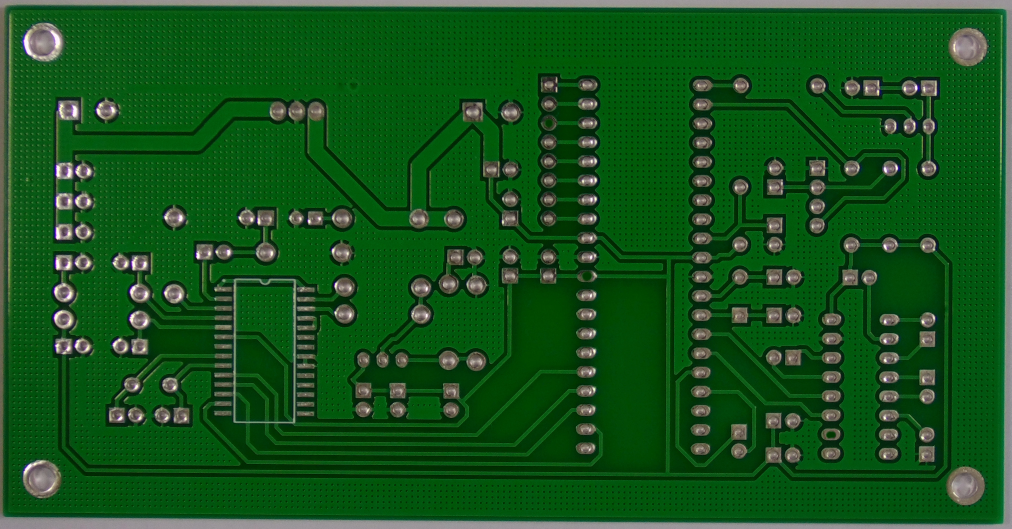
#> input picture dataset/defective/01_missing_hole_01.jpg, 3034 x 1586 px (shown at 1/3 size)
$ python -i enhanced_pcb_inspection.py   (imports and definitions only)   (older library calls are emulated)
#> lines starting #> are read from the running program, lines starting #| are printed output that depends on the picture; after the words box and inside, x2 and y2 are one past the last pixel; in counts of white or black regions, pixels touching at a corner belong together
#> further down, picture is the input picture: shape (1586, 3034, 3); mean B, G, R 27.3, 83.6, 20.8
"""
Enhanced Industrial PCB AOI System with Real-Time Camera Integration
Author: AI Assistant
Description: Industry-grade PCB inspection system with real-time camera capture
"""

import cv2
import numpy as np
import os
import glob
import json
from pathlib import Path
from typing import List, Dict, Tuple, Any, Optional
import matplotlib
# [1 line not run here, left out]
import matplotlib.pyplot as plt
from scipy import ndimage, signal
from skimage import feature, measure, morphology, segmentation, filters
from sklearn.cluster import DBSCAN, KMeans
from sklearn.ensemble import IsolationForest
import logging
import time
from datetime import datetime
import threading
import queue
from collections import deque
import pickle
import gc


# Configure logging
# [1 line not run here, left out]
logger = logging.getLogger(__name__)

class IndustrialPCBInspector:
    """
    Enhanced Industrial-Grade PCB Inspection System with Real-Time Capabilities
    """

    def __init__(self, dataset_path: str = "dataset", test_path: str = "test_images",
                 defective_storage: str = "defective_storage"):
        """
        Initialize Industrial PCB Inspector with support for both raw and marked datasets

        Args:
            dataset_path: Path to dataset directory
            test_path: Path to test images directory
            defective_storage: Path to store defective PCB images
        """
#> called with dataset_path = 'dataset', test_path = 'test_images', defective_storage = 'defective_storage'
        self.dataset_path = Path(dataset_path)
        self.raw_dataset_path = self.dataset_path / "raw"
        self.marked_dataset_path = self.dataset_path / "marked"
        self.test_path = Path(test_path)

        # Set up paths for good and defective images
        self.good_path = self.dataset_path / "good"
        self.defective_path = self.dataset_path / "defective"

        # Create required directories
        self.raw_good_path = self.raw_dataset_path / "good"
        self.raw_defective_path = self.raw_dataset_path / "defective"
        self.marked_images_path = self.marked_dataset_path / "images"
        self.marked_annotations_path = self.marked_dataset_path / "annotations"
        self.defective_storage = Path(defective_storage)

        # Create directories if they don't exist
        for path in [self.good_path, self.defective_path,
                    self.raw_good_path, self.raw_defective_path,
                    self.marked_images_path, self.marked_annotations_path,
                    self.defective_storage]:
            path.mkdir(parents=True, exist_ok=True)

        # Load marked dataset annotations if available
        self.marked_annotations = self._load_marked_annotations()

        # Enhanced templates and baselines
        self.reference_templates = []
        self.defect_patterns = []
        self.baseline_features = {}
        self.anomaly_detector = None
        self.component_templates = []

        # Enhanced detection parameters for industry-grade accuracy
        self.detection_params = {
            # Image preprocessing - Optimized for better noise reduction
            'blur_kernel': (7, 7),  # Increased for better noise reduction
            'gaussian_blur': 2.5,   # Slightly increased for better smoothing
            'bilateral_d': 13,      # Increased for better noise reduction while preserving edges
            'bilateral_sigma_color': 120,  # Increased for better color preservation
            'bilateral_sigma_space': 120,  # Increased for better spatial consideration

            # Thresholding - More aggressive to reduce false positives
            'threshold_binary': 140,  # Increased to reduce noise (was 130)
            'adaptive_threshold_block': 21,  # Increased block size for more stable thresholding (was 15)
            'adaptive_threshold_c': 4,  # Increased to reduce noise in adaptive threshold (was 3)

            # Morphological operations - More aggressive for better noise removal
            'morph_kernel_size': (7, 7),  # Increased from (5,5)
            'close_kernel_size': (9, 9),  # Increased to better close small gaps (was 7,7)
            'open_kernel_size': (7, 7),   # Increased to better remove small noise (was 5,5)

            # Contour analysis - Much stricter parameters
            'contour_min_area': 100,  # Significantly increased from 50 to ignore tiny contours
            'contour_max_area': 50000,  # Reduced from 100000 to ignore very large areas
            'aspect_ratio_min': 0.3,  # Stricter aspect ratio (was 0.2)
            'aspect_ratio_max': 3.0,  # Stricter aspect ratio (was 5.0)

            # Edge detection - More selective
            'edge_threshold_low': 50,  # Increased from 40 to reduce noise edges
            'edge_threshold_high': 150,  # Increased from 120 for better edge continuity
            'edge_aperture': 7,  # Slightly larger aperture for better edge detection (was 5)

            # Template matching - Much stricter matching
            'template_match_threshold': 0.85,  # Increased from 0.8 for more accurate matching
            'template_scale_range': (0.95, 1.05),  # Narrower scale range (was 0.9-1.1)
            'template_rotation_range': (-2, 2),  # Narrower rotation range (was -3 to 3)

            # Defect clustering - More aggressive clustering
            'defect_cluster_eps': 25,  # Increased from 20 to group nearby defects
            'defect_cluster_min_samples': 4,  # Increased from 3 to require more samples for a cluster

            # Advanced detection - More selective circle detection
            'hough_circle_dp': 1.3,  # Increased from 1.2 for better circle detection
            'hough_circle_min_dist': 40,  # Increased from 30 to avoid multiple detections
            'hough_circle_param1': 70,    # Increased from 60 for better edge detection
            'hough_circle_param2': 45,    # Increased from 40 for better circle detection
            'hough_circle_min_radius': 10,  # Increased from 8
            'hough_circle_max_radius': 100,  # Reduced from 150 to focus on smaller components

            # Statistical thresholds - Much stricter thresholds
            'zscore_threshold': 3.5,  # Increased from 3.0 to reduce false positives
            'isolation_forest_contamination': 0.03,  # Reduced from 0.05 to be more conservative
            'brightness_threshold': 50,  # Increased from 40 to ignore minor brightness variations
            'contrast_threshold': 0.5,   # Increased from 0.4 to require more significant contrast

            # New parameters for defect filtering
            'min_defect_area': 50,  # Increased from 25 to ignore smaller defects
            'max_defect_area': 3000,  # Reduced from 5000 to focus on smaller, more critical defects
            'min_contour_length': 40,  # Increased from 30 to require more significant contours
            'max_contour_approximation': 0.015  # More precise contour approximation (was 0.02)
        }

        # Enhanced defect types with industry classification
        self.defect_types = {
            'scratch': {
                'color': (0, 0, 255),
                'description': 'Surface scratch or abrasion detected',
                'severity': 'MEDIUM',
                'code': 'DEF_SCR'
            },
            'missing_component': {
                'color': (255, 0, 0),
                'description': 'Component missing from designated location',
                'severity': 'CRITICAL',
                'code': 'DEF_MIS'
            },
            'misalignment': {
                'color': (0, 255, 255),
                'description': 'Component placement misalignment detected',
                'severity': 'HIGH',
                'code': 'DEF_MAL'
            },
            'short_circuit': {
                'color': (255, 0, 255),
                'description': 'Potential short circuit detected',
                'severity': 'CRITICAL',
                'code': 'DEF_SHT'
            },
            'broken_trace': {
                'color': (0, 255, 0),
                'description': 'Broken or damaged trace detected',
                'severity': 'CRITICAL',
                'code': 'DEF_BRK'
            },
            'contamination': {
                'color': (255, 165, 0),
                'description': 'Surface contamination detected',
                'severity': 'MEDIUM',
                'code': 'DEF_CON'
            },
            'solder_defect': {
                'color': (128, 0, 128),
                'description': 'Soldering defect detected',
                'severity': 'HIGH',
                'code': 'DEF_SOL'
            },
            'component_damage': {
                'color': (255, 20, 147),
                'description': 'Component physical damage detected',
                'severity': 'HIGH',
                'code': 'DEF_DMG'
            },
            'wrong_component': {
                'color': (0, 191, 255),
                'description': 'Incorrect component type detected',
                'severity': 'CRITICAL',
                'code': 'DEF_WRG'
            },
            'polarity_error': {
                'color': (255, 69, 0),
                'description': 'Component polarity error detected',
                'severity': 'CRITICAL',
                'code': 'DEF_POL'
            }
        }

        logger.info("Industrial PCB Inspector initialized with enhanced detection algorithms")

    def _load_marked_annotations(self) -> Dict[str, Any]:
        """
        Load annotations for the marked dataset

        Returns:
            Dictionary mapping image filenames to their annotations
        """
        annotations = {}

        # Look for annotation files (supports JSON, XML, and TXT formats)
        for ann_file in self.marked_annotations_path.glob("*.*"):
            try:
                if ann_file.suffix.lower() == '.json':
                    with open(ann_file, 'r') as f:
                        data = json.load(f)
                        # Handle different JSON formats
                        if isinstance(data, dict):
                            if 'images' in data and 'annotations' in data:  # COCO format
                                for img in data['images']:
                                    img_id = img['id']
                                    img_anns = [ann for ann in data['annotations'] if ann['image_id'] == img_id]
                                    annotations[img['file_name']] = img_anns
                            else:  # Simple key-value format
                                annotations.update(data)

                elif ann_file.suffix.lower() in ['.xml', '.txt']:
                    # Basic support for XML/TXT annotations
                    # This is a placeholder - implement according to your annotation format
                    with open(ann_file, 'r') as f:
                        # Parse the annotation file and extract relevant information
                        # This is a simplified example - adjust based on your actual format
                        content = f.read()
                        # Add parsing logic here based on your annotation format
                        pass

            except Exception as e:
                logger.warning(f"Error loading annotation file {ann_file}: {e}")
                continue

        logger.info(f"Loaded {len(annotations)} annotated images from marked dataset")
        return annotations

    def process_with_marked_dataset(self, image: np.ndarray, image_name: Optional[str] = None) -> Dict[str, Any]:
        """
        Process an image using the marked dataset for validation

        Args:
            image: Input image as numpy array
            image_name: Optional image filename to look up annotations

        Returns:
            Dictionary containing inspection results and validation metrics
        """
        # Perform standard inspection first
        result = self.inspect_pcb(image)

        # If we have an image name and annotations, validate the results
        if image_name and image_name in self.marked_annotations:
            validation_result = self._validate_against_marked(
                result,
                self.marked_annotations[image_name],
                image
            )
            result.update(validation_result)

        return result

    # [130 lines left out: functions _validate_against_marked, _create_validation_visualization, not called in this run]

    def advanced_preprocess_image(self, image: np.ndarray) -> Dict[str, np.ndarray]:
        """
        Advanced industrial-grade image preprocessing pipeline
        """
        # Convert to grayscale if needed
        if len(image.shape) == 3:
            gray = cv2.cvtColor(image, cv2.COLOR_BGR2GRAY)
        else:
            gray = image.copy()

        # Advanced noise reduction with edge preservation
        denoised = cv2.bilateralFilter(gray,
                                     self.detection_params['bilateral_d'],
                                     self.detection_params['bilateral_sigma_color'],
                                     self.detection_params['bilateral_sigma_space'])

        # Multi-scale contrast enhancement
        clahe = cv2.createCLAHE(clipLimit=3.0, tileGridSize=(8, 8))
        enhanced = clahe.apply(denoised)
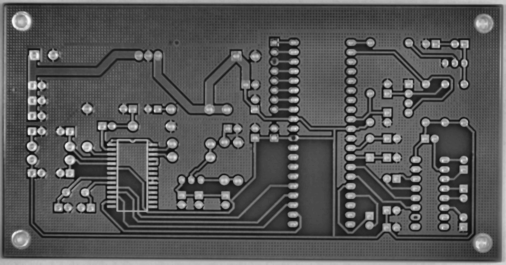
#> enhanced: shape (1586, 3034) (shown at 1/6 size); min 10, max 252, mean 86.8

        # Advanced edge detection with multiple methods
        # Canny edges
        edges_canny = cv2.Canny(enhanced,
                               self.detection_params['edge_threshold_low'],
                               self.detection_params['edge_threshold_high'],
                               apertureSize=self.detection_params['edge_aperture'])
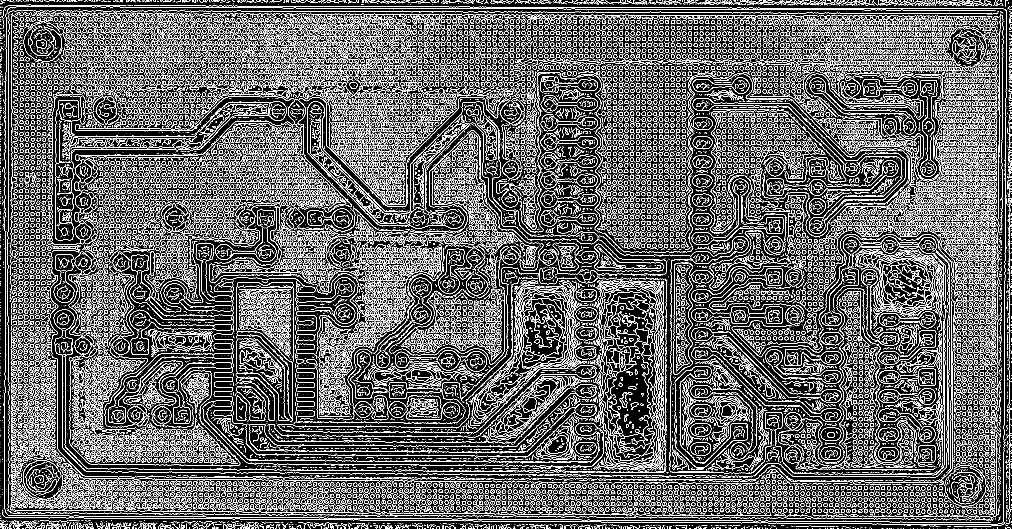
#> edges_canny: shape (1586, 3034) (shown at 1/3 size); 15.7% white in thin lines or dots

        # Sobel edges
        # Sobel edges (32F to halve memory; no large x**2 temporaries)
        sobel_x = cv2.Sobel(enhanced, cv2.CV_32F, 1, 0, ksize=3)
        sobel_y = cv2.Sobel(enhanced, cv2.CV_32F, 0, 1, ksize=3)
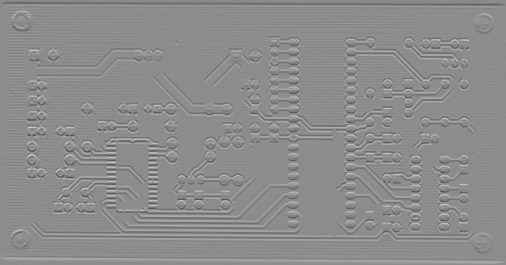
#> sobel_y: shape (1586, 3034) float32 (shown at 1/6 size); min -397, max 322, mean 0.1; drawn with min black and max white
        edges_sobel = cv2.magnitude(sobel_x, sobel_y)
        edges_sobel = np.clip(edges_sobel, 0, 255).astype(np.uint8)
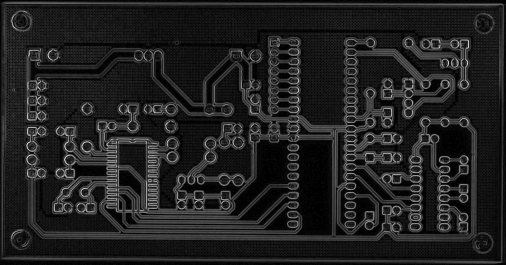
#> edges_sobel: shape (1586, 3034) (shown at 1/6 size); min 0, max 255, mean 33


        # Combined edges
        edges_combined = cv2.bitwise_or(edges_canny, edges_sobel)
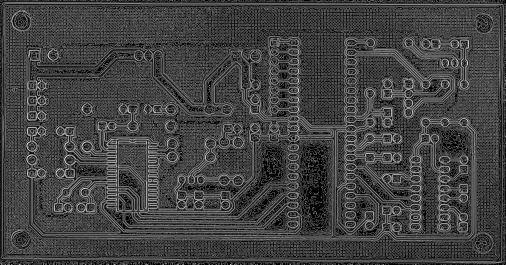
#> edges_combined: shape (1586, 3034) (shown at 1/6 size); min 0, max 255, mean 66

        # Multiple thresholding methods
        _, binary_global = cv2.threshold(enhanced,
                                       self.detection_params['threshold_binary'],
                                       255, cv2.THRESH_BINARY)
#> binary_global: shape (1586, 3034); 10.6% white; 238 white regions (16 under 20 px), largest, box (x1, y1, x2, y2) and area: (0, 0, 3034, 1586) 155627, (643, 835, 946, 1273) 21338, (70, 69, 189, 185) 10067

        binary_adaptive = cv2.adaptiveThreshold(enhanced, 255,
                                              cv2.ADAPTIVE_THRESH_GAUSSIAN_C,
                                              cv2.THRESH_BINARY,
                                              self.detection_params['adaptive_threshold_block'],
                                              self.detection_params['adaptive_threshold_c'])
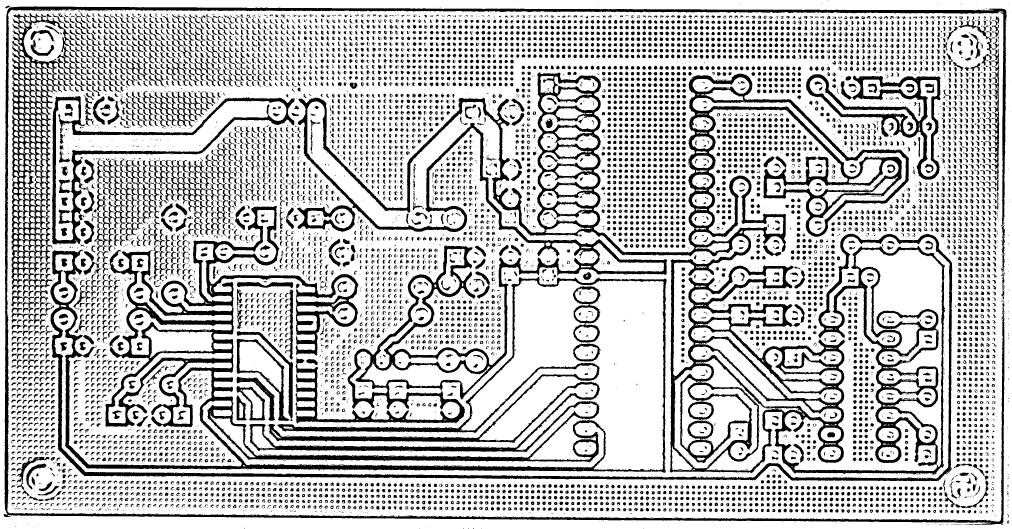
#> binary_adaptive: shape (1586, 3034) (shown at 1/3 size); 74.9% white; 12099 black regions (5950 under 20 px), largest, box (x1, y1, x2, y2) and area: (151, 217, 2857, 1446) 502071, (11, 19, 3020, 1574) 69902, (34, 39, 275, 970) 43920

        # Otsu's thresholding
        _, binary_otsu = cv2.threshold(enhanced, 0, 255,
                                     cv2.THRESH_BINARY + cv2.THRESH_OTSU)
#> binary_otsu: shape (1586, 3034); 15.7% white; 681 white regions (278 under 20 px), largest, box (x1, y1, x2, y2) and area: (0, 0, 3034, 1586) 209864, (345, 732, 1721, 1376) 75566, (166, 293, 290, 720) 18714

        # Advanced morphological operations
        kernel_close = cv2.getStructuringElement(cv2.MORPH_ELLIPSE,
                                               self.detection_params['close_kernel_size'])
        kernel_open = cv2.getStructuringElement(cv2.MORPH_ELLIPSE,
                                              self.detection_params['open_kernel_size'])

        cleaned = cv2.morphologyEx(binary_otsu, cv2.MORPH_CLOSE, kernel_close)
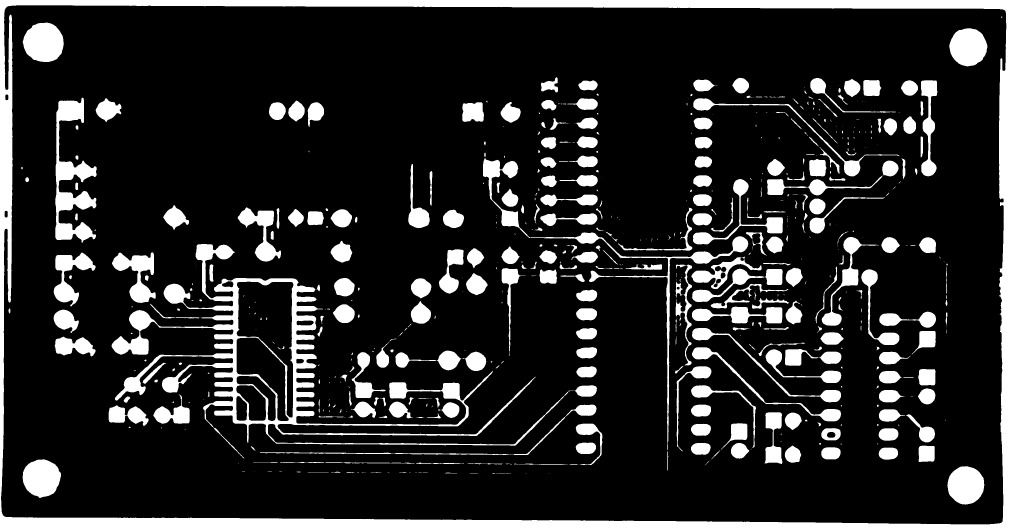
#> cleaned: shape (1586, 3034) (shown at 1/3 size); 15.9% white; 598 white regions (246 under 20 px), largest, box (x1, y1, x2, y2) and area: (0, 0, 3034, 1586) 218609, (335, 732, 1721, 1376) 86468, (166, 293, 290, 728) 21589
        cleaned = cv2.morphologyEx(cleaned, cv2.MORPH_OPEN, kernel_open)
#> cleaned: shape (1586, 3034); 14.6% white; 340 white regions

        # Background subtraction for better component isolation
        background = cv2.morphologyEx(gray, cv2.MORPH_OPEN,
                                    cv2.getStructuringElement(cv2.MORPH_ELLIPSE, (15, 15)))
#> (the rest of the program and of its run is left out)
